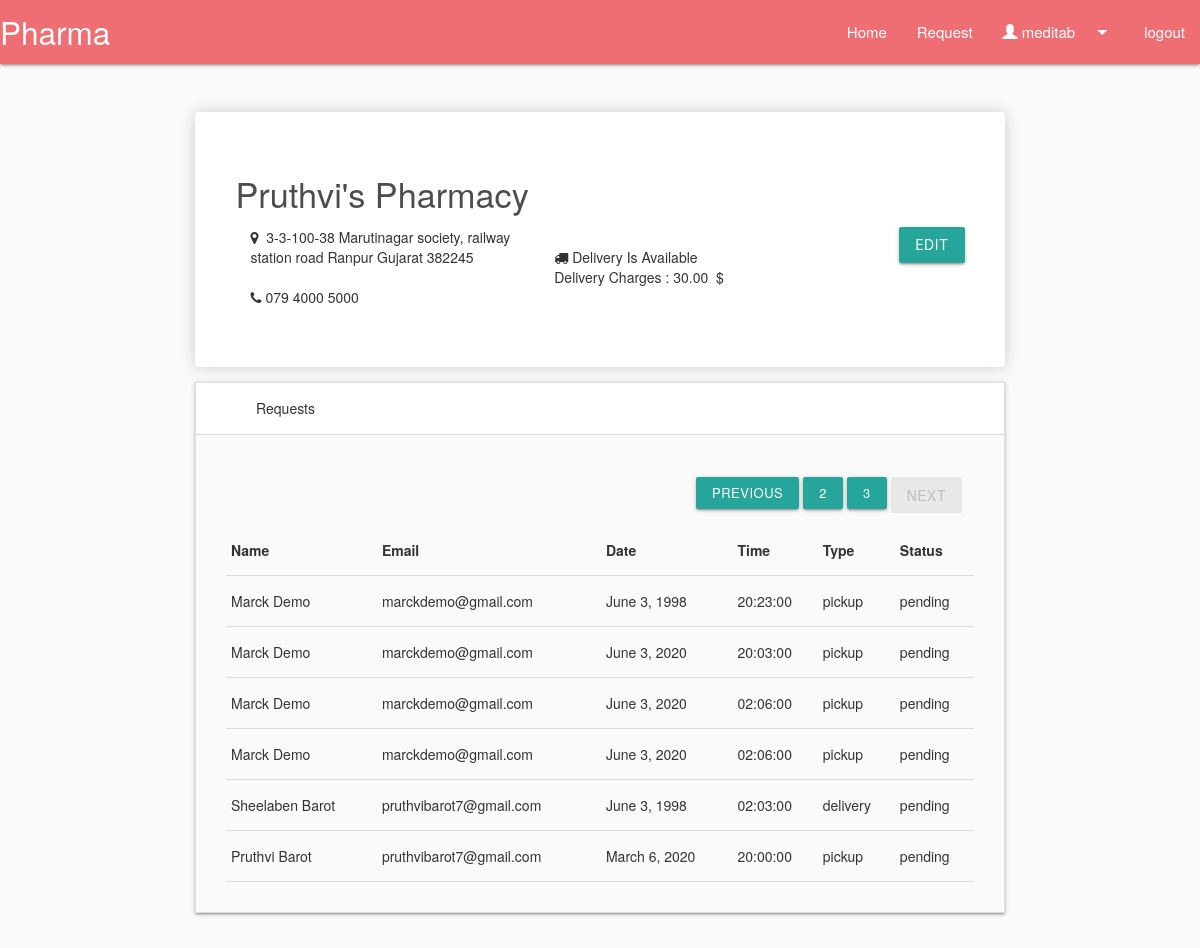
/?page=3 (signed in), run on the app's committed database.
### pharmastore/models.py (models this page shows, shortened)
class Pharmacy(models.Model):
    user = models.OneToOneField(User,on_delete=models.SET_NULL,null=True,blank=True)
    name = models.CharField(max_length=200,null=True,blank=True)
    address = models.CharField(max_length=200, null=False)
    city = models.CharField(max_length=200, null=False)
    state = models.CharField(max_length=200, null=False)
    zipcode = models.CharField(max_length=200, null=False)
    contact = models.CharField(max_length=20, null=False)
    delivery = models.CharField(max_length=50,choices=[('available','Available'),
        ('not_available','Not Available')],null=True,default='available')
    deliver_charges = models.DecimalField(max_digits=7,decimal_places=2,null=True,blank=True,default=0.00)
    @property
    def show_address(self):
        return "{}\n{} {}\n{}".format(self.address,self.city,self.state,self.zipcode)

class DrugRequest(models.Model):
    name = models.CharField(max_length=250,null=True,blank=True)
    first_name = models.CharField(max_length=250,null=True)
    last_name = models.CharField(max_length=250,null=True)
    dob = models.DateField(verbose_name='Date Of Birth',null=True)
    phone = models.CharField(max_length=250,null=True)
    email = models.EmailField(null=True)
    note = models.TextField(max_length=1000,null=True,blank=True)
    address = models.TextField(max_length=1000)
    zip = models.CharField(max_length=250,null=True)
    city = models.CharField(max_length=250,null=True)
    state = models.CharField(max_length=250,null=True)
    pharmacy = models.ForeignKey(Pharmacy,on_delete=models.SET_NULL,null=True,related_name="pharmacy",blank=True)
    ip_address = models.CharField(max_length=250,null=True,verbose_name="IP Address",blank=True)
    pd_date = models.DateTimeField(verbose_name='Pickup Date',null=True)
    pd_time = models.CharField(max_length=25,null=True,blank=True)
    type = models.CharField(max_length=100,choices=[('delivery', 'Delivery'), ('pickup', 'Pickup')],default='pickup')
    status = models.CharField(max_length=100,choices=[('pending','Pending'),('done','Pick Done')],default="pending")
    done_date = models.DateTimeField(verbose_name='Pick Done Date',null=True,blank=True)
    images = models.FileField(upload_to='image/',null=True,blank=True)

### pharmastore/views.py (the view, shortened to what this page needs)
# urls.py: path('',views.index,name="index"),
@login_required(login_url='login/')
def index(request):
    pharmacy = False
    try:
        pharmacy = request.user.pharmacy
    except:
        pass
    requests = False
    form = False
    if pharmacy:
        requests = pharmacy.pharmacy.all().order_by('-id')
        page = request.GET.get('page', 1)
        edit = request.GET.get('edit', False)
        paginator = Paginator(requests, 10)
        try:
            requests = paginator.page(page)
        except PageNotAnInteger:
            requests = paginator.page(1)
        except EmptyPage:
            requests = paginator.page(paginator.num_pages)
        if edit and request.method == 'GET':
            form = PharmacyForm(instance=pharmacy)
    return render(request, 'home.html', {'pharmacy': pharmacy, 'requests': requests, 'form': form})

### pharmastore/templates/home.html (shortened to what this page needs)
{% extends 'main.html' %}
{% block content %}
{% load crispy_forms_tags %}
{% load tags %}
<div class="row" style="margin-top: 5%;">
    <div class="card box-element">
        {%if pharmacy and not form%}
            <div style="display: block;">
            <h4>{{pharmacy.name}}</h4>
                <a style="color: white;" href="?edit=true"> <button class="btn btn-success" style="float: right;">Edit</button></a>
            </div>
                <div class="row">
                    <div class="col-md-5">
                        <i class="fa fa-map-marker"></i>&#160;<span id="address">
                            {{pharmacy.show_address}}
                        </span>
                        <br /><br>
                        <i class="fa fa-phone"></i><span id="contact">
                            {{pharmacy.contact}}
                        </span>
                    </div>
                    <div class="col-md-5">
                        <br />
                        <i class="fa fa-truck"></i>
                        {% if pharmacy.delivery %}
                        <span id="delivery">Delivery Is Available</span>
                        {% else %}
                        <span id="delivery2">Delivery is not Available</span>
                        {% endif %}
                        <br />
                        Delivery Charges : <span id="delivery_charge">
                            {% if pharmacy.deliver_charges%}
                            {{pharmacy.deliver_charges}}
                            {% else %}
                            0
                            {% endif %}
                        </span>&#160;$
                    </div>
                </div>
        {% endif %}
    </div>
        {% if requests %}
        <ul class="collapsible">
            <li class="active">
              <div class="collapsible-header"><i class="material-icons"></i>Requests</div>
              <div class="collapsible-body">
                  <table class="highlight">
                      <thead>
                          <tr>
                              <th>Name</th>
                              <th>Email</th>
                              <th>Date</th>
                              <th>Time</th>
                              <th>Type</th>
                              <th>Status</th>
                          </tr>
                      </thead>
                      <tbody>
                          {% for request in requests %}
                      <tr onclick="window.parent.location='{% url 'request-detail' request.id %}'">
                              <td>{{request.first_name}} {{request.last_name}}</td>
                              <td>{{request.email}}</td>
                              <td>{{request.pd_date|date}}</td>
                              <td>{{request.pd_time}}</td>
                              <td>{{request.type}}</td>
                              <td>{{request.status}}</td>
                          </tr>
                          {% endfor %}
                      </tbody>
                    <ul class="justify-content-start mt-3" style="display: flex; float: right; margin: 10px;">
                    {% if requests.has_previous%}
                      <li class="page-item">
                        <a class="waves-effect waves-light btn-small" href="?page={{requests.previous_page_number}}" tabindex="-1">Previous</a>
                      </li>
                    {% endif %}
                      {% if requests.has_previous%}
                      <li class="page-item"><a class="waves-effect waves-light btn-small" href="?page={{requests.previous_page_number}}">{{requests.previous_page_number}}</a></li>
                      {% endif %}
                      <li class="page-item"><a class="waves-effect waves-light btn-small" href="#">{{requests.number}}</a></li>
                      {% if not requests.has_next%}
                        <li class="page-item disabled">
                            <a class="btn disabled" href="#" tabindex="-1">Next</a>
                        </li>
                        {% endif %}
                    </ul>
                </table>
              </div>
            </li>
          </ul>
        {% endif %}
</div>
{% endblock %}

### pharmastore/templates/main.html (shortened to what this page needs)
{% load static %}
<!DOCTYPE html>
<html lang="en">
<head>
    <link rel="stylesheet" href="https://maxcdn.bootstrapcdn.com/bootstrap/3.4.1/css/bootstrap.min.css">
    <link rel="stylesheet" href="https://cdnjs.cloudflare.com/ajax/libs/materialize/1.0.0/css/materialize.min.css">
    <link href="http://code.jquery.com/ui/1.10.4/themes/ui-lightness/jquery-ui.css" rel="stylesheet">
    <link rel="stylesheet" href="https://cdnjs.cloudflare.com/ajax/libs/font-awesome/4.7.0/css/font-awesome.min.css">
    <link rel="stylesheet" href="{% static 'css/main.css'%}">
<body>
      <nav>
        <div class="nav-wrapper">
          <span class="brand-logo">Pharma</span>
          <ul class="right hide-on-med-and-down">
            <li><a href="{% url 'index' %}">Home</a></li>
            <li><a href="{% url 'request' %}">Request</a></li>
            <li><a class="dropdown-trigger" href="#" data-target="dropdown1">
                {% if user.is_authenticated %}
              <span class="glyphicon glyphicon-user"></span>
              {{ user.get_username }}
              {% else %}
              <a href="{% url 'login' %}">Login</a>
              {% endif %}
                <i class="material-icons right">arrow_drop_down</i></a></li>
            {% if user.is_authenticated %}
                <li><a href="{% url 'logout' %}">logout</a></li>
            {% endif %}
          </ul>
        </div>
      </nav>
    <div class="container">
        {% block content %}
        {% endblock %}
    </div>
</body>
</html>

### pharmastore/static/css/main.css (style rules this page uses)
body { background-color: hsl(0, 0%, 98%); }
h1,h2,h3,h4,h5,h6 { color:hsl(0, 0%, 30%); }
.box-element { box-shadow:hsl(0, 0%, 80%) 0 0 16px; background-color: #fff; border-radius: 4px; padding: 5%; }
.page-item { margin: 2px; }

### data on the page
Pharmacy: name "Pruthvi's Pharmacy", show_address "3-3-100-38 Marutinagar society, railway station road Ranpur Gujarat 382245", contact "079 4000 5000", deliver_charges "30.00"
DrugRequest: first_name "Marck", last_name "Demo", email "marckdemo@gmail.com", pd_date "June 3, 1998", pd_time "20:23:00", type "pickup", status "pending"
DrugRequest: first_name "Marck", last_name "Demo", email "marckdemo@gmail.com", pd_date "June 3, 2020", pd_time "20:03:00", type "pickup", status "pending"
DrugRequest: first_name "Marck", last_name "Demo", email "marckdemo@gmail.com", pd_date "June 3, 2020", pd_time "02:06:00", type "pickup", status "pending"
DrugRequest: first_name "Marck", last_name "Demo", email "marckdemo@gmail.com", pd_date "June 3, 2020", pd_time "02:06:00", type "pickup", status "pending"
DrugRequest: first_name "Sheelaben", last_name "Barot", email "pruthvibarot7@gmail.com", pd_date "June 3, 1998", pd_time "02:03:00", type "delivery", status "pending"
DrugRequest: first_name "Pruthvi", last_name "Barot", email "pruthvibarot7@gmail.com", pd_date "March 6, 2020", pd_time "20:00:00", type "pickup", status "pending"

### other printed values
{{ user.get_username }} "meditab"
{{ requests.previous_page_number }} "2"
{{ requests.number }} "3"
